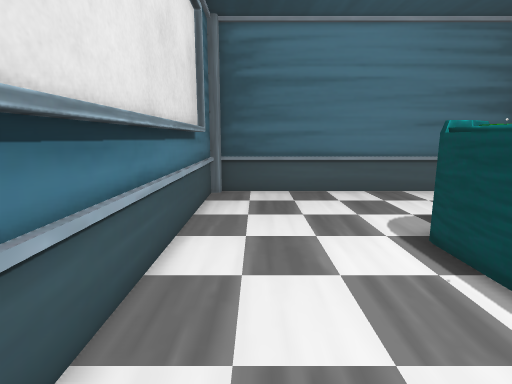
view 1 (above)

12 first-person views from a walk through a 3-D level made in the Unity game engine. The camera is 1.3 m above the floor, tilts 10° down and sees 80° across. The floor is counted in squares, 0.5 m on a side. Each view is taken from the middle of a square. On the plan, view 1 faces up. The plan holds only what a view shows up to about 20 squares ahead; the rest is blank. The player character is not drawn. Some animated figures are left out. Some surface patterns are stand-ins.

view 2
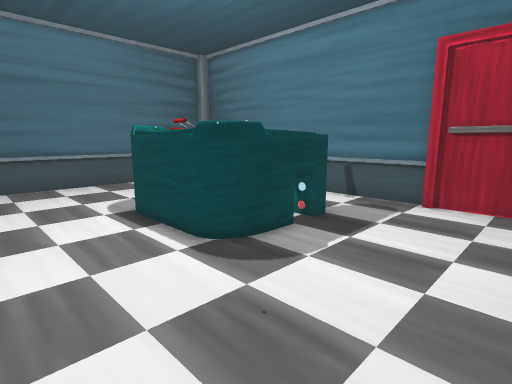

view 3
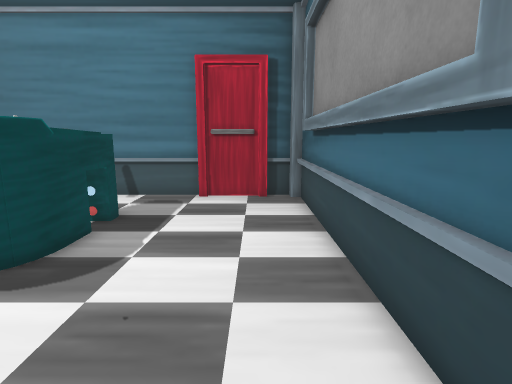

view 4
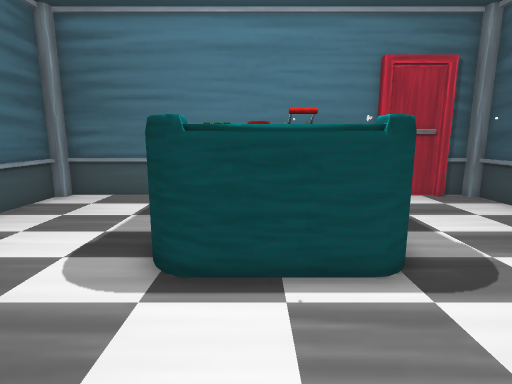

view 5
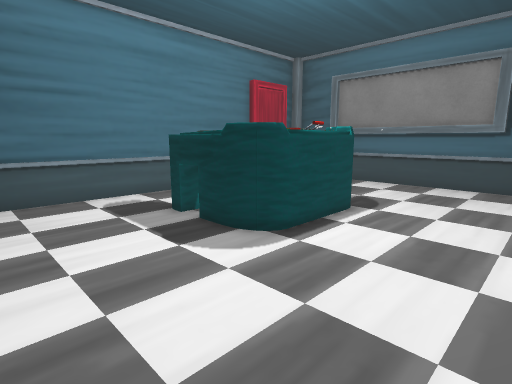

view 6
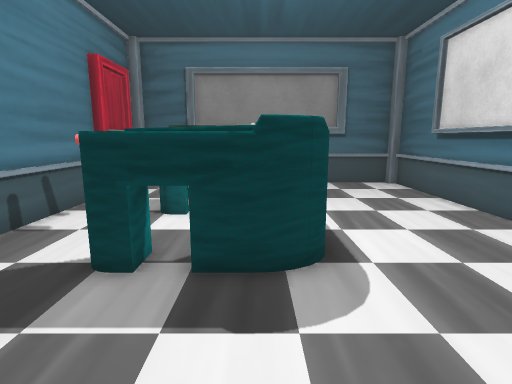

view 7
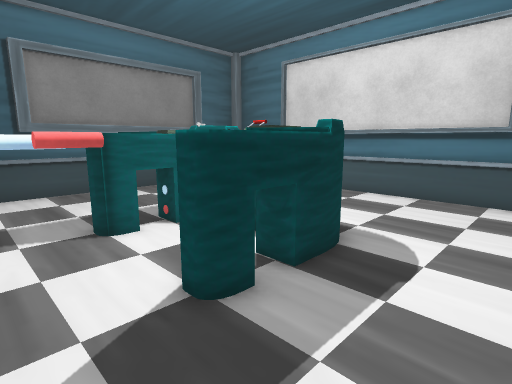

view 8
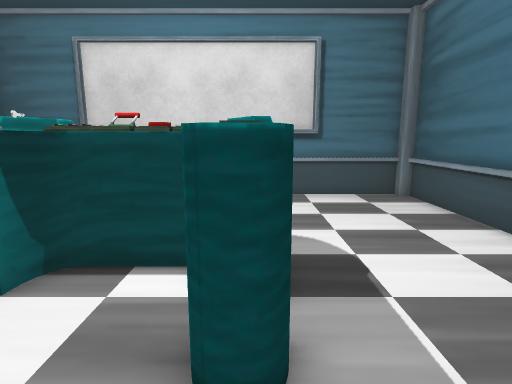

view 9
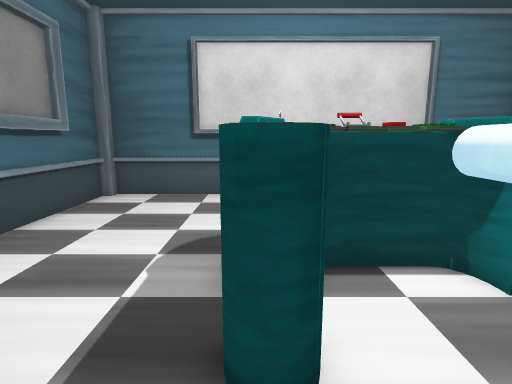

view 10
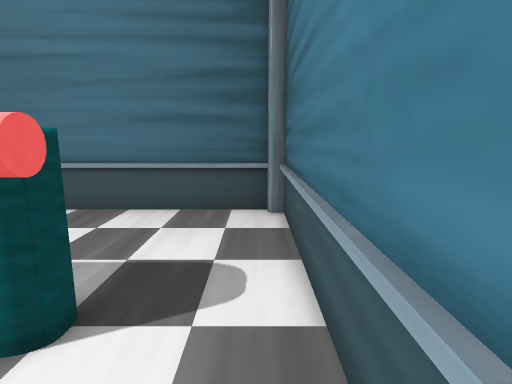

view 11
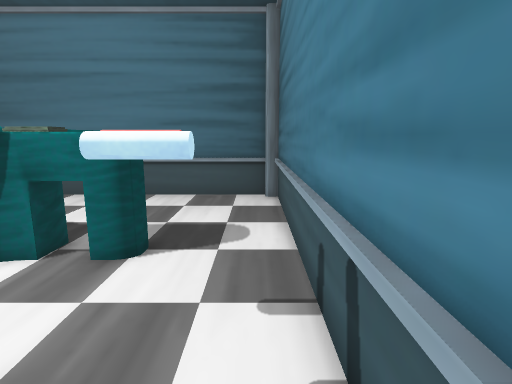

view 12
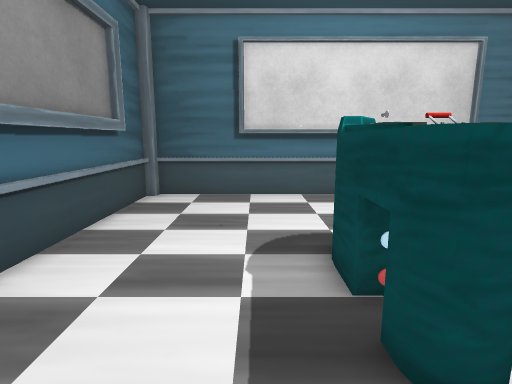

### Floor plan
Key: @ floor where view 1 was taken; # wall or solid block; . floor; ^ raised ledge; O other object.
Columns run from 2 left of view 1 to 13 right of it. Each row starts with its distance up from view 1.
 15 ################
 14 #..............#
 13 #..............#
 12 #..............#
 11 #..............#
 10 #..............#
  9 #..............#
  8 #......^^^^^...#
  7 #.....#^^^^....#
  6 #.....#^^...OO.#
  5 #.....#O^...OO.#
  4 #.....#^^^^#OO.#
  3 #......^^^^^ ..#
  2 #..... ........#
  1 #..............#
  0 #.@............#
 -1 #..............#
 -2 #..............#
 -3 #... ##### ....#
 -4 #####     ######

Positions as (right, up) in squares from view 1, and headings:
1: (0, 0), facing up
2: (0, -3), facing up-right
3: (-1, -2), facing right
4: (-1, 6), facing right
5: (-1, 14), facing down-right
6: (6, 14), facing down
7: (12, 12), facing down-left
8: (12, 8), facing left
9: (12, 3), facing left
10: (12, 4), facing up
11: (12, 1), facing up
12: (12, 1), facing left
